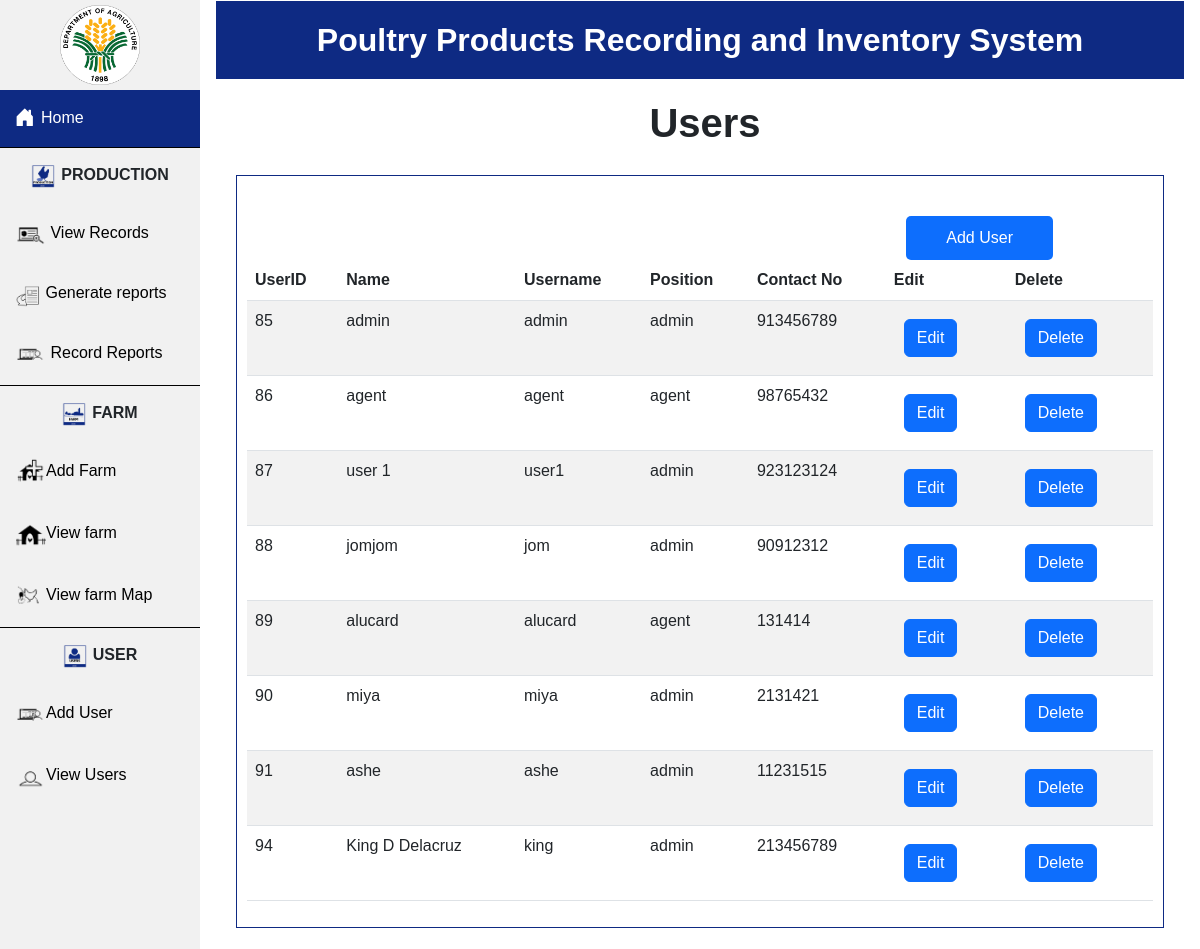
Screenshot of /project/view-user.php with the database file from the repository.
### tables this page shows
CREATE TABLE `user` (
  `userID` int(11) NOT NULL,
  `name` varchar(21) NOT NULL,
  `username` varchar(21) NOT NULL,
  `position` varchar(21) NOT NULL DEFAULT 'admin',
  `password` varchar(21) NOT NULL,
  `repassword` varchar(21) NOT NULL,
  `baranggay` varchar(21) NOT NULL,
  `mobile_no` bigint(21) NOT NULL,
  `status` varchar(21) NOT NULL DEFAULT 'on'
);

### project/view-user.php (the view, shortened to what this page needs)
<?php
$username = "root";
$password = "";
$database = "project";
$mysqli = new mysqli("localhost", $username, $password, $database);
?>
<?php include ("header.php");  ?>
    <section class="view-user">
        <h2>Users</h2>
    </section>
    <section class="view">
        <?php
$query = "SELECT * FROM user";
if ($result = $mysqli->query($query)){
		echo "<table class='table table-striped'>
			<thead>
			<tr>
				<th scope='col' id='count'>UserID</th>
				<th scope='col' id='name'>Name</th>
				<th scope='col' id='u-name'>Username</th>
				<th scope='col' id='pos'>Position</th>
				<th scope='col' id='cntct'>Contact No</th>
				<th scope='col' id='edit'> Edit </th>
				<th scope='col' id='delete'> Delete </th>
			</tr>
			</thead>";
		}
        while ($row = $result->fetch_assoc()) {
        	echo"<tr>";
            	echo "<td >" .$row['userID']. "</td>";
            	echo "<td id='name'>" .$row['name']. "</td>";
            	echo "<td id='u-name'>" .$row['username']. "</td>";
            	echo "<td id='pos'>" .$row['position']. "</td>";
	        	echo "<td id='cntct'>" .$row['mobile_no']. "</td>";
            	echo '<td >
                        <button type="button" class="btn btn-primary" data-bs-toggle="modal" data-bs-target="#editModal" >
                           <a href= "update.php?userID='.$row['userID'].'"> Edit </a>
                        </button>
                </td>';
				echo '
					<td>
						<button type="button" class="btn btn-primary" data-bs-toggle="modal" data-bs-target="#deleteModal'.$row["userID"].'">
							Delete
						</button>
						<form action="view-user.php" method="GET">
							<div class="modal fade" id="deleteModal'.$row["userID"].'" tabindex="-1" aria-labelledby="ModalLabel" aria-hidden="true">
								<div class="modal-dialog">
									<div class="modal-content">
									<div class="modal-header">
										<h1 class="modal-title fs-5" id="exampleModalLabel">Confirm</h1>
										<button type="button" class="btn-close" data-bs-dismiss="modal" aria-label="Close"></button>
									</div>
									<div class="modal-body">
                                        <center> Are you sure you want to delete the user with this id?? </center>
									</div>
                                        <center> <p> '.$row["userID"].' </p> </center>
									<div class="modal-footer">
										<button type="button" class="btn btn-secondary" data-bs-dismiss="modal"> Cancel </button>
										<button type="submit" class="btn btn-primary"> <a href="delete.php?id='.$row["userID"].'"> Yes </a> </button>
									</div>
									</div>
								</div>
							</div>
						</form>
					</td>';
			echo"</tr>";
		}
?>
    </section>
    <div class="add">
        <div class="add-user-page">
            <a href="add-user.php">Add User</a>
        </div>
    </div>
</body>
</html>

### project/header.php (shortened to what this page needs)
<!DOCTYPE html>
<html lang="en">
<head>
    <link href="https://cdn.jsdelivr.net/npm/bootstrap@5.2.2/dist/css/bootstrap.min.css" rel="stylesheet"
>
        </head>
        <body>
        <div class="sidebar">
          <section class="header">
            <div class="logo">
              <img src="../image/logo.png" alt="logo" width="80px">
            </div>
          </section>
        <div class="home">
          <a href="adminpage.php">Home</a>
        </div>
          <div class="production">
            <img src="../image/1production-admin.png" alt="production-logo" width="25px"><b><p>PRODUCTION</p></b>
          </div>
          <a  href="#home"><img src="../image/view-data.png" alt="view record icon" width="30px"> View Records</a>
          <a  href="#home"><img src="../image/generate-report1.png" alt="generate report icon" width="25px"> Generate reports</a>
          <a  href="#home"><img src="../image/record-icon.png" alt="generate report icon" width="30px"> Record Reports</a>
        <div class="production">
            <img src="../image/1farm-admin.png" alt="production-logo" width="25px"><b><p>FARM</p></b>
          </div>
          <a  href="add-farm.php"><img src="../image/add-farm1.png" alt="add farm icon" width="30px">Add Farm</a>
          <a  href="view-farm.php"><img src="../image/view-farm1.png" alt="generate report icon" width="30px">View farm</a>
          <a  href="#home"><img src="../image/mortality-rate.png" alt="generate report icon" width="30px">View farm Map</a>
        <div class="production">
            <img src="../image/1user-admin.png" alt="production-logo" width="25px"><b><p>USER</p></b>
          </div>
          <a  href="add-user.php"><img src="../image/add user1.png" alt="add user icon" width="30px">Add User</a>
          <a  href="view-user.php"><img src="../image/view-user1.png" alt="view user icon" width="30px">View Users</a>
</div>
        <div class="content">
            <section class="header-main">
              <h2>Poultry Products Recording and Inventory System</h2>
            </section>

### project/header.php (style rules this page uses)
body { margin: 0; font-family: helvetica; }
.sidebar { margin: 0; padding: 0; width: 200px; background-color: #f1f1f1; position: fixed; height: 100%; overflow: auto; }
.sidebar a { display: block; color: black; padding: 16px; text-decoration: none; }
div.content { margin-left: 200px; padding: 1px 16px; height: auto; }
.header { margin: 5px; display: flex; justify-content: space-evenly; }
.header-main { margin: 0; padding: 0; display: flex; justify-content: center; overflow: auto; position: static; background-color: #0e2a83; color:white; top: 0; width: 100%; }
.header-main h2 { margin: 20px; font-weight: bold; }
.production { border-top: 1px solid black; display: flex; justify-content: center; align-items: center; }
.production p { padding-left: 5px; padding-top: 15px; }
.home { background-color: #0e2a83; }
.home a { color: white; }
button { margin:10px; border:none; color: white; font-size: 15px; font-weight: bolder; background-color: #0e2a83; border-radius: 20px; cursor: pointer; }

### project/view-user.php (style rules this page uses)
.view { padding: 10px; border: 1px solid #0e2a83; margin: 20px; }
.view-user { display: flex; margin: 20px 10px 5px 20px; justify-content: center; }
.view-user h2 { font-size: 40px; font-weight: bold; }
.add { display: flex; justify-content: flex-end; }
.add-user-page { background-color: #0d6efd; padding: 10px 40px 10px 40px; margin-top: 30px; margin-right: 100px; border-radius: 5px; }
.add-user-page a { text-decoration: none; color: white; }
tr td button a { text-decoration: none; color: white; }

### rows the page displays
user: userID "85", name "admin", username "admin", position "admin", mobile_no "913456789"
user: userID "86", name "agent", username "agent", position "agent", mobile_no "98765432"
user: userID "87", name "user 1", username "user1", position "admin", mobile_no "923123124"
user: userID "88", name "jomjom", username "jom", position "admin", mobile_no "90912312"
user: userID "89", name "alucard", username "alucard", position "agent", mobile_no "131414"
user: userID "90", name "miya", username "miya", position "admin", mobile_no "2131421"
user: userID "91", name "ashe", username "ashe", position "admin", mobile_no "11231515"
user: userID "94", name "King D Delacruz", username "king", position "admin", mobile_no "213456789"
